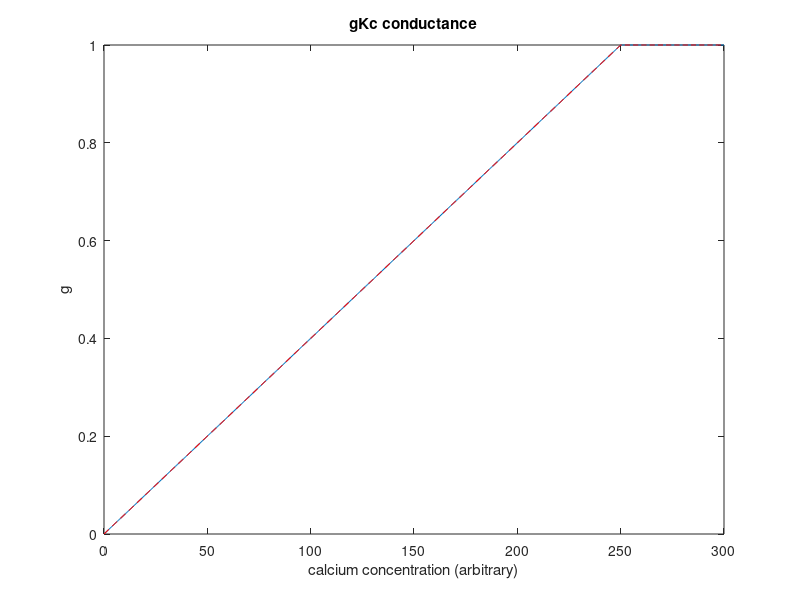

MATLAB code to generate this figure:
function traub_pr_gKc

%601 x 2 matrix contains cai, g_Kc
load gKc_conductance.txt

%set v to a value where the activation c = 1
v = 60;
c = 0:0.5:300;

%assume gmax is equal to 1
g = min(c/250,1);

figure;
plot(c,g);
hold on;
plot(gKc_conductance(:,1),gKc_conductance(:,2),'r--');
ylabel('g');
xlabel('calcium concentration (arbitrary)');
title('gKc conductance');
